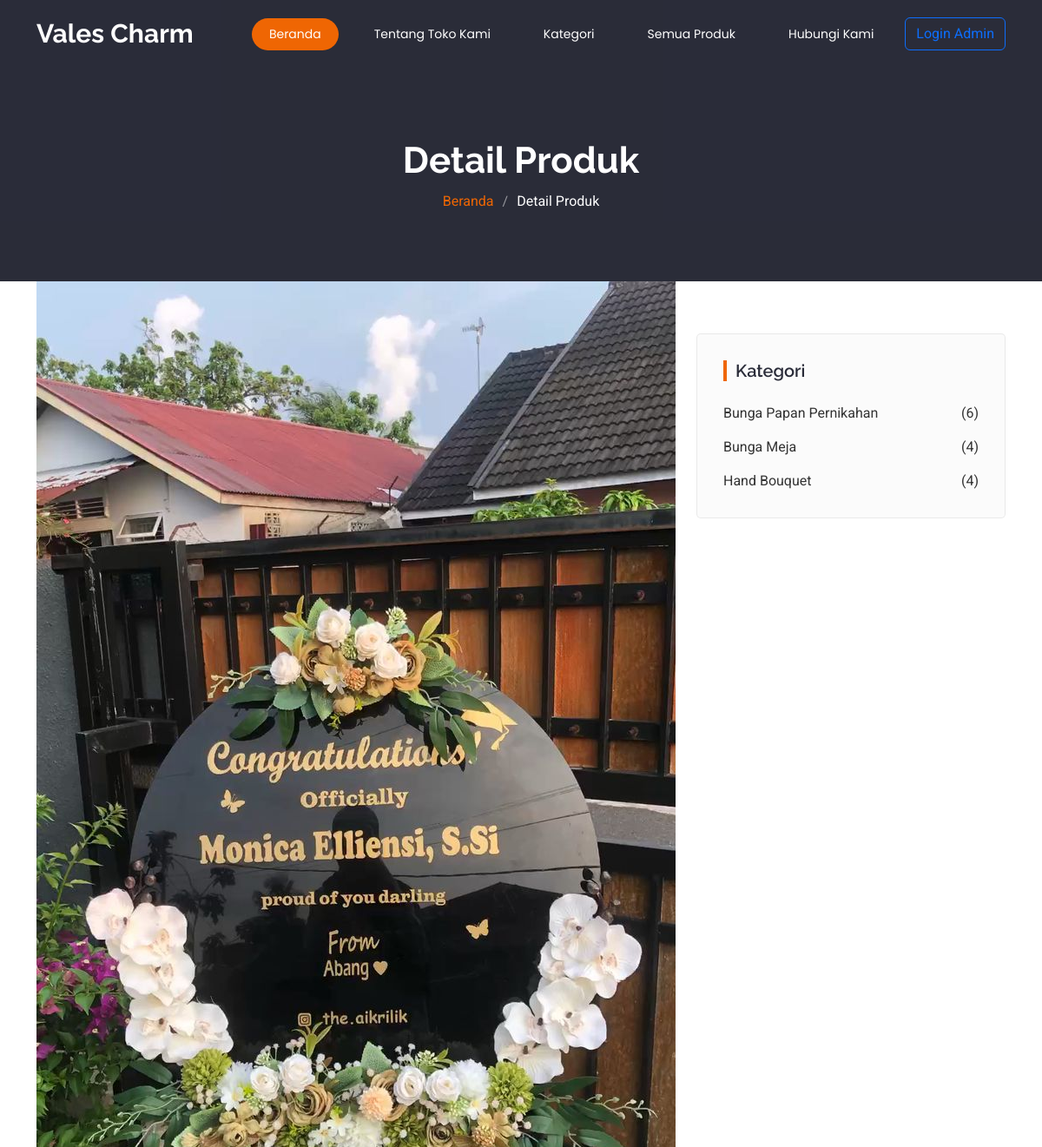
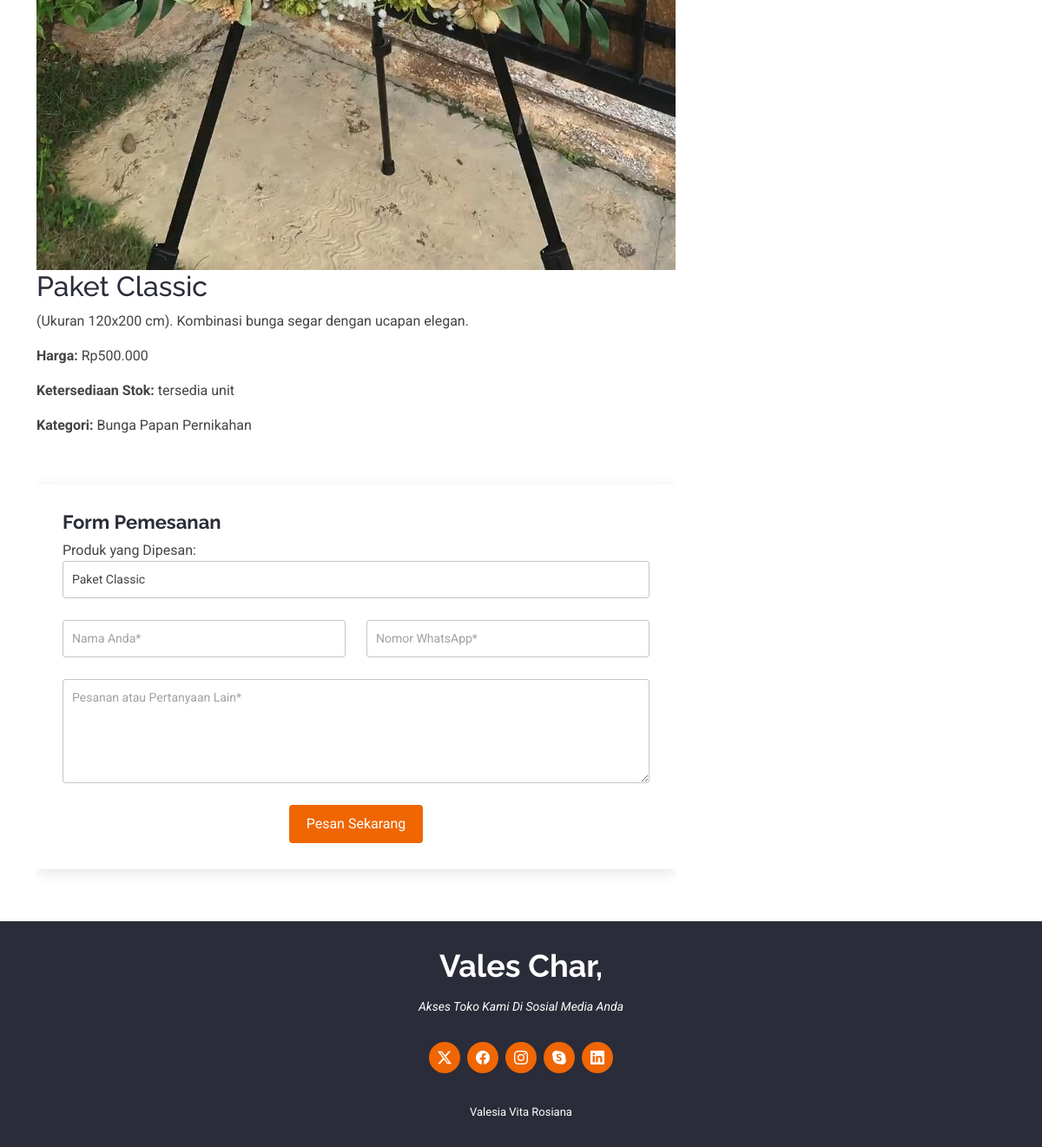
The app's page /detail.php?id=9 with its own data (2 pictures, top to bottom).
### tables this page shows
CREATE TABLE IF NOT EXISTS `produk` (
  `id` int NOT NULL AUTO_INCREMENT,
  `kategori_id` int DEFAULT NULL,
  `nama` varchar(255) DEFAULT NULL,
  `harga` double DEFAULT NULL,
  `foto` varchar(255) DEFAULT NULL,
  `detail` text,
  `ketersediaan_stok` enum('habis','tersedia') DEFAULT 'tersedia',
  PRIMARY KEY (`id`),
  KEY `nama` (`nama`),
  KEY `kategori_produk` (`kategori_id`),
  CONSTRAINT `kategori_produk` FOREIGN KEY (`kategori_id`) REFERENCES `kategori` (`id`) ON DELETE RESTRICT
);

CREATE TABLE IF NOT EXISTS `kategori` (
  `id` int NOT NULL AUTO_INCREMENT,
  `nama` varchar(100) DEFAULT NULL,
  PRIMARY KEY (`id`)
);

### detail.php (the view, shortened to what this page needs)
<?php
require('config/koneksi.php');
$id_produk = isset($_GET['id']) ? intval($_GET['id']) : 0;
$sql = mysqli_query($koneksi, "
    SELECT
        produk.id,
        produk.nama,
        produk.harga,
        produk.foto,
        produk.detail,
        produk.ketersediaan_stok,
        kategori.nama AS kategori_nama
    FROM
        produk
    LEFT JOIN
        kategori
    ON
        produk.kategori_id = kategori.id
    WHERE
        produk.id = $id_produk
    LIMIT 1
");
$data = mysqli_fetch_assoc($sql);
?>
<!DOCTYPE html>
<html lang="en">
<head>
    <link href="assets/vendor/bootstrap/css/bootstrap.min.css" rel="stylesheet">
    <link href="assets/vendor/bootstrap-icons/bootstrap-icons.css" rel="stylesheet">
    <link href="assets/vendor/aos/aos.css" rel="stylesheet">
    <link href="assets/vendor/animate.css/animate.min.css" rel="stylesheet">
    <link href="assets/vendor/glightbox/css/glightbox.min.css" rel="stylesheet">
    <link href="assets/vendor/swiper/swiper-bundle.min.css" rel="stylesheet">
    <link href="assets/css/main.css" rel="stylesheet">
</head>
<body class="blog-details-page">
    <?php include 'header.php'; ?>
    <main class="main">
        <div class="page-title dark-background">
            <div class="container position-relative">
                <h1>Detail Produk</h1>
                <nav class="breadcrumbs">
                    <ol>
                        <li><a href="index.php">Beranda</a></li>
                        <li class="current">Detail Produk</li>
                    </ol>
                </nav>
            </div>
        </div>
        <div class="container">
            <div class="row">
                <div class="col-lg-8">
                    <article class="article">
                        <div class="post-img">
                            <img
                                src="<?php echo !empty($data['foto']) ? 'admin/assets/uploads/' . basename($data['foto']) : 'path/to/placeholder.png'; ?>"
                                alt="">
                            </div>
                        <h2 class="title"><?php echo htmlspecialchars($data['nama'], ENT_QUOTES); ?></h2>
                        <div class="content">
                            <p><?php echo htmlspecialchars($data['detail'], ENT_QUOTES); ?></p>
                            <p><strong>Harga:</strong> Rp<?php echo number_format($data['harga'], 0, ',', '.'); ?></p>
                            <p><strong>Ketersediaan Stok:</strong> <?php echo $data['ketersediaan_stok']; ?> unit</p>
                            <p><strong>Kategori:</strong> <?php echo htmlspecialchars($data['kategori_nama'], ENT_QUOTES); ?></p>
                        </div>
                    </article>
                    <section id="comment-form" class="comment-form section">
                        <form id="orderForm" onsubmit="sendOrder(event)">
                            <h4>Form Pemesanan</h4>
                            <div class="row">
                                <div class="col form-group">
                                    <label for="product-name">Produk yang Dipesan:</label>
                                    <input name="product-name" id="product-name" type="text"
                                           class="form-control" value="<?php echo htmlspecialchars($data['nama'], ENT_QUOTES); ?>" readonly>
                                </div>
                            </div>
                            <div class="row">
                                <div class="col-md-6 form-group">
                                    <input name="name" id="name" type="text" class="form-control" placeholder="Nama Anda*" required>
                                </div>
                                <div class="col-md-6 form-group">
                                    <input name="phone" id="phone" type="text" class="form-control" placeholder="Nomor WhatsApp*" required>
                                </div>
                            </div>
                            <div class="row">
                                <div class="col form-group">
                                    <textarea name="comment" id="comment" class="form-control" placeholder="Pesanan atau Pertanyaan Lain*" required></textarea>
                                </div>
                            </div>
                            <div class="text-center">
                                <button type="submit" class="btn btn-primary">Pesan Sekarang</button>
                            </div>
                        </form>
                    </section>
                </div>
                <div class="col-lg-4 sidebar">
                    <div class="widgets-container">
                        <div class="categories-widget widget-item">
                            <h3 class="widget-title">Kategori</h3>
                            <ul class="mt-3">
                                <?php
                                $query_kategori = "
                                    SELECT kategori.id, kategori.nama, COUNT(produk.id) AS jumlah_produk
                                    FROM kategori
                                    LEFT JOIN produk ON kategori.id = produk.kategori_id
                                    GROUP BY kategori.id, kategori.nama
                                ";
                                $result_kategori = $koneksi->query($query_kategori);
                                if ($result_kategori && $result_kategori->num_rows > 0) {
                                    while ($kategori = $result_kategori->fetch_assoc()) {
                                        echo '<li class="category-item">' . htmlspecialchars($kategori['nama'], ENT_QUOTES) . ' <span>(' . $kategori['jumlah_produk'] . ')</span></li>';
                                    }
                                } else {
                                    echo '<li class="category-item">Tidak ada kategori ditemukan.</li>';
                                }
                                ?>
                            </ul>
                        </div>
                    </div>
                </div>
            </div>
        </div>
    </main>
    <footer id="footer" class="footer dark-background">
        <div class="container">
            <h3 class="sitename">Vales Char,</h3>
            <p>Akses Toko Kami Di Sosial Media Anda</p>
            <div class="social-links d-flex justify-content-center">
                <a href=""><i class="bi bi-twitter-x"></i></a>
                <a href=""><i class="bi bi-facebook"></i></a>
                <a href=""><i class="bi bi-instagram"></i></a>
                <a href=""><i class="bi bi-skype"></i></a>
                <a href=""><i class="bi bi-linkedin"></i></a>
            </div>
            <div class="container">
                <div class="credits">
                    Valesia Vita Rosiana</a>
                </div>
            </div>
        </div>
    </footer>
</body>
</html>

### header.php (shortened to what this page needs)
<header id="header" class="header d-flex align-items-center fixed-top">
  <div class="container-fluid container-xl position-relative d-flex align-items-center justify-content-between">
    <a href="index.html" class="logo d-flex align-items-center">
      <h1 class="sitename m-0">Vales Charm</h1>
    </a>
    <nav id="navmenu" class="navmenu d-flex align-items-center">
      <ul class="d-flex align-items-center list-unstyled m-0">
        <li><a href="#hero" class="active me-3 text-decoration-none">Beranda</a></li>
        <li><a href="#about" class="me-3 text-decoration-none">Tentang Toko Kami</a></li>
        <li><a href="#services" class="me-3 text-decoration-none">Kategori</a></li>
        <li><a href="#portfolio" class="me-3 text-decoration-none">Semua Produk</a></li>
        <li><a href="#contact" class="text-decoration-none">Hubungi Kami</a></li>
      </ul>
      <button class="btn btn-outline-primary ms-3 d-none d-xl-block" data-bs-toggle="modal" data-bs-target="#loginModal">Login Admin</button>
    </nav>
  </div>
</header>

### detail.php (style rules this page uses)
.category-item { color: #333; cursor: pointer; padding: 5px 0; display: flex; justify-content: space-between; font-size: 16px; transition: color 0.3s; }

### records on screen
produk: foto (picture), nama "Paket Classic", detail "(Ukuran 120x200 cm). Kombinasi bunga segar dengan ucapan elegan.", harga "500.000", ketersediaan_stok "tersedia", kategori.nama "Bunga Papan Pernikahan", product-name "Paket Classic"
kategori: nama "Bunga Papan Pernikahan", jumlah_produk "6"
kategori: nama "Bunga Meja", jumlah_produk "4"
kategori: nama "Hand Bouquet", jumlah_produk "4"
